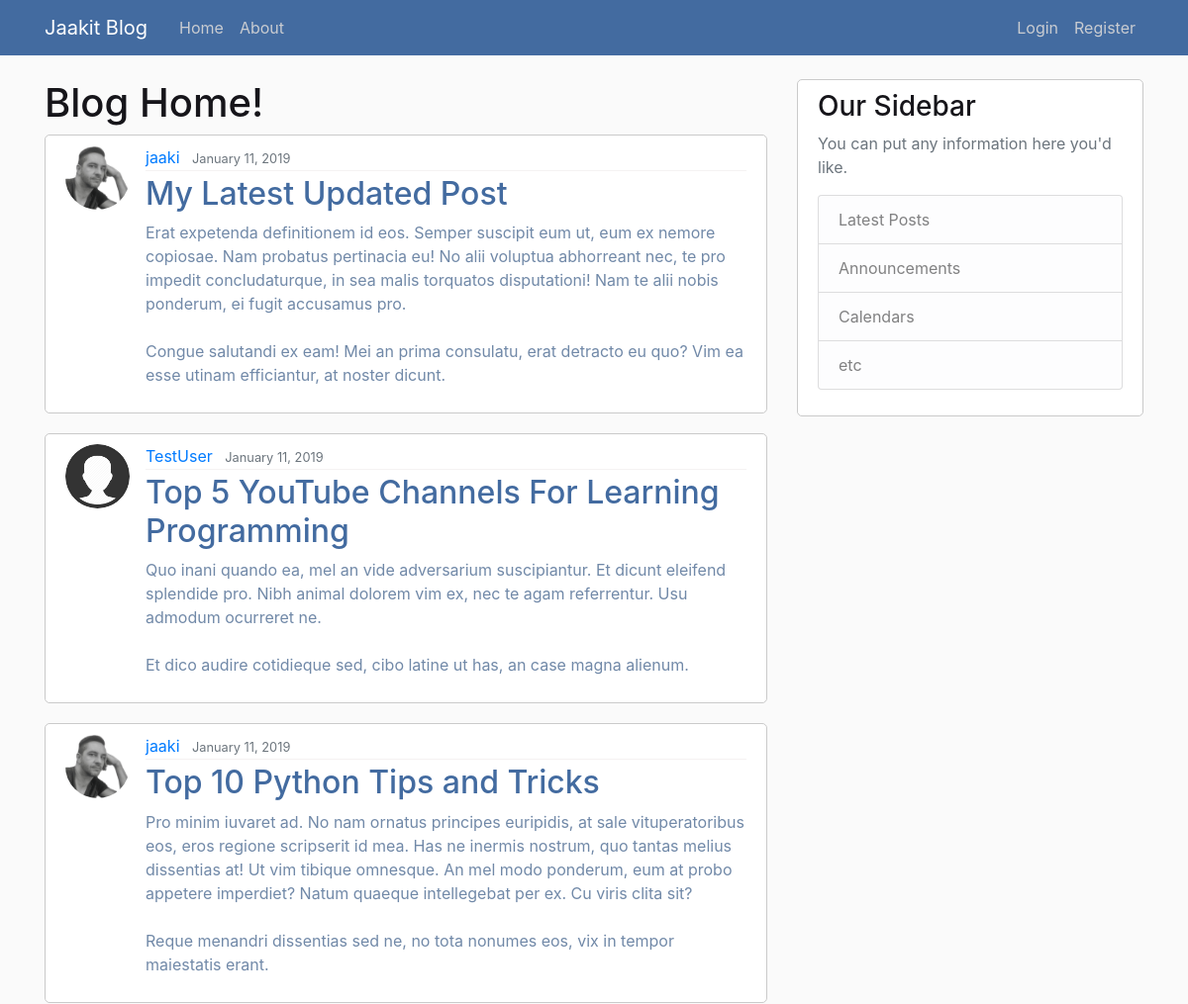
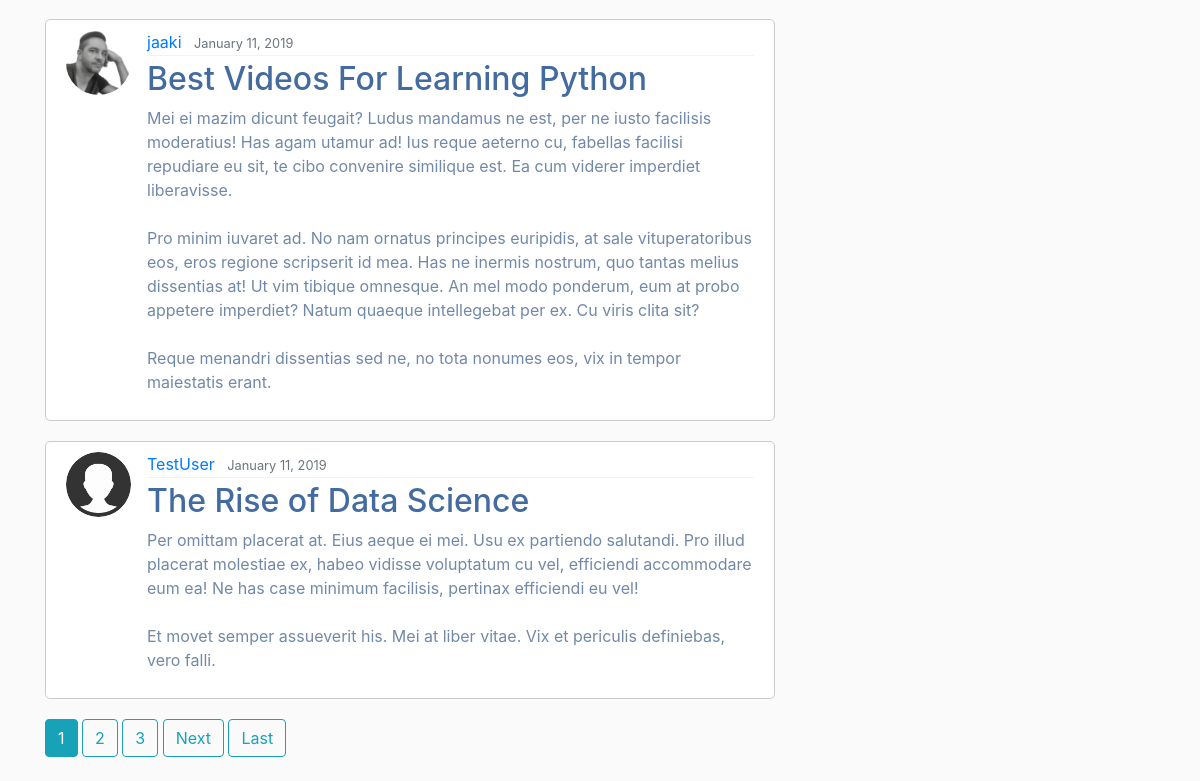
The page / on the database its author committed (2 pictures, top to bottom).
### blog/models.py (models this page shows, shortened)
class Post(models.Model):
    title = models.CharField(max_length=100)
    content = models.TextField()
    date_posted = models.DateTimeField(default=timezone.now)
    author = models.ForeignKey(User, on_delete=models.CASCADE)

### users/models.py (models this page shows, shortened)
class Profile(models.Model):
    user = models.OneToOneField(User, on_delete=models.CASCADE)
    image = models.ImageField(default='default.png', upload_to='profile_pics')

### blog/views.py (the view)
# urls.py: path('', PostListView.as_view(), name="blog-home"),
class PostListView(ListView):
    model = Post
    template_name = 'blog/home.html' #<app>/<model>_<viewtype>.html
    context_object_name = "posts"
    ordering = ['-date_posted'] # reverse order
    paginate_by = 5

### blog/templates/blog/home.html (shortened to what this page needs)
{% extends 'blog/base.html' %}
{% block content %}
    <h1>Blog Home!</h1>
    {% for post in posts %}
        <article class="media content-section">
        <img class="rounded-circle article-img" src="{{ post.author.profile.image.url }}">
        <div class="media-body">
            <div class="article-metadata">
                <a class="mr-2" href="{% url 'user-posts' post.author.username %}">{{ post.author }}</a>
                <small class="text-muted">{{ post.date_posted|date:"F d, Y" }}</small>
            </div>
            <h2><a class="article-title" href="{% url 'post-detail' post.id %}">{{ post.title }}</a></h2>
            <p class="article-content">{{ post.content }}</p>
        </div>
        </article>
    {% endfor %}
    {% if is_paginated %}
        {% for num in page_obj.paginator.page_range %}
            {% if page_obj.number == num %}
                <a class='btn btn-info mb-4' href="?page={{ num }}">{{ num }}</a>
            {% elif num > page_obj.number|add:'-3' and num < page_obj.number|add:'3' %}
                <a class='btn btn-outline-info mb-4' href="?page={{ num }}">{{ num }}</a>
            {% endif %}
        {% endfor %}
        {% if page_obj.has_next %}
            <a class='btn btn-outline-info mb-4' href="?page={{ page_obj.next_page_number }}">Next</a>
            <a class='btn btn-outline-info mb-4' href="?page={{ page_obj.paginator.num_pages }}">Last</a>
        {% endif %}
    {% endif %}
{% endblock content %}

### blog/templates/blog/base.html (shortened to what this page needs)
{% load static %}
<!DOCTYPE html>
<html>
    <head>
        <link rel="stylesheet" href="https://maxcdn.bootstrapcdn.com/bootstrap/4.0.0/css/bootstrap.min.css">
        <link rel='stylesheet' type='text/css' href="{% static 'blog/main.css' %}">
    </head>
    <body>
        <header class="site-header">
        <nav class="navbar navbar-expand-md navbar-dark bg-steel fixed-top">
            <div class="container">
            <a class="navbar-brand mr-4" href="{% url 'blog-home' %}">Jaakit Blog</a>
            <div class="collapse navbar-collapse" id="navbarToggle">
                <div class="navbar-nav mr-auto">
                <a class="nav-item nav-link" href="{% url 'blog-home' %}">Home</a>
                <a class="nav-item nav-link" href="{% url 'blog-about' %}">About</a>
                </div>
                <div class="navbar-nav">
                    {% if user.is_authenticated %}
                        <a class="nav-item nav-link" href="{% url 'post-create'%}">New Post</a>
                        <a class="nav-item nav-link" href="{% url 'profile'%}">Profile</a>
                        <a class="nav-item nav-link" href="{% url 'logout'%}">Logout</a>
                    {% else %}
                        <a class="nav-item nav-link" href="{% url 'login'%}">Login</a>
                        <a class="nav-item nav-link" href="{% url 'register' %}">Register</a>
                    {% endif %}
                </div>
            </div>
            </div>
        </nav>
        </header>
        <main role="main" class="container">
        <div class="row">
            <div class="col-md-8">
            {% block content %}{% endblock content%}
            </div>
            <div class="col-md-4">
            <div class="content-section">
                <h3>Our Sidebar</h3>
                <p class='text-muted'>You can put any information here you'd like.
                <ul class="list-group">
                    <li class="list-group-item list-group-item-light">Latest Posts</li>
                    <li class="list-group-item list-group-item-light">Announcements</li>
                    <li class="list-group-item list-group-item-light">Calendars</li>
                    <li class="list-group-item list-group-item-light">etc</li>
                </ul>
                </p>
            </div>
            </div>
        </div>
        </main>
    </body>
</html>

### blog/static/blog/main.css (style rules this page uses)
body { background: #fafafa; color: rgb(113, 137, 168); margin-top: 5rem; }
h1, h2, h3, h4, h5, h6 { color: #16151A; }
ul { margin: 0; }
.bg-steel { background-color: #436BA0; }
.site-header .navbar-nav .nav-link { color: rgb(201, 204, 209); }
.content-section { background: rgb(255, 255, 255); padding: 10px 20px; border: 1px solid rgb(202, 202, 202); border-radius: 5px; margin-bottom: 20px; }
.article-title { color: #436BA0; }
.article-content { white-space: pre-line; }
.article-img { height: 65px; width: 65px; margin-right: 16px; }
.article-metadata { padding-bottom: 1px; margin-bottom: 4px; border-bottom: 1px solid #F5F2F2 }

### rows shown on the page
Post: author.profile.image (picture), author "jaaki", date_posted "January 11, 2019", title "My Latest Updated Post", content "Erat expetenda definitionem id eos. Semper suscipit eum ut, eum ex nemore copiosae. Nam probatus pertinacia eu! No alii voluptua abhorreant nec, te pro impedit concludaturque, in sea malis torquatos disputationi! Nam te alii nobis ponderum, ei fugit accusamus pro. Congue salutandi ex eam! Mei an prima consulatu, erat detracto eu quo? Vim ea esse utinam efficiantur, at noster dicunt."
Post: author.profile.image (placeholder picture), author "TestUser", date_posted "January 11, 2019", title "Top 5 YouTube Channels For Learning Programming", content "Quo inani quando ea, mel an vide adversarium suscipiantur. Et dicunt eleifend splendide pro. Nibh animal dolorem vim ex, nec te agam referrentur. Usu admodum ocurreret ne. Et dico audire cotidieque sed, cibo latine ut has, an case magna alienum."
Post: author.profile.image (picture), author "jaaki", date_posted "January 11, 2019", title "Top 10 Python Tips and Tricks", content "Pro minim iuvaret ad. No nam ornatus principes euripidis, at sale vituperatoribus eos, eros regione scripserit id mea. Has ne inermis nostrum, quo tantas melius dissentias at! Ut vim tibique omnesque. An mel modo ponderum, eum at probo appetere imperdiet? Natum quaeque intellegebat per ex. Cu viris clita sit? Reque menandri dissentias sed ne, no tota nonumes eos, vix in tempor maiestatis erant."
Post: author.profile.image (picture), author "jaaki", date_posted "January 11, 2019", title "Best Videos For Learning Python", content "Mei ei mazim dicunt feugait? Ludus mandamus ne est, per ne iusto facilisis moderatius! Has agam utamur ad! Ius reque aeterno cu, fabellas facilisi repudiare eu sit, te cibo convenire similique est. Ea cum viderer imperdiet liberavisse. Pro minim iuvaret ad. No nam ornatus principes euripidis, at sale vituperatoribus eos, eros regione scripserit id mea. Has ne inermis nostrum, quo tantas melius dissentias at! Ut vim tibique omnesque. An mel modo ponderum, eum at probo appetere imperdiet? Natum quaeque intellegebat per ex. Cu viris clita sit? Reque menandri dissentias sed ne, no tota nonumes eos, vix in tempor maiestatis erant."
Post: author.profile.image (placeholder picture), author "TestUser", date_posted "January 11, 2019", title "The Rise of Data Science", content "Per omittam placerat at. Eius aeque ei mei. Usu ex partiendo salutandi. Pro illud placerat molestiae ex, habeo vidisse voluptatum cu vel, efficiendi accommodare eum ea! Ne has case minimum facilisis, pertinax efficiendi eu vel! Et movet semper assueverit his. Mei at liber vitae. Vix et periculis definiebas, vero falli."

### other values the page prints
{{ num }} "1"
{{ num }} "2" "3"
